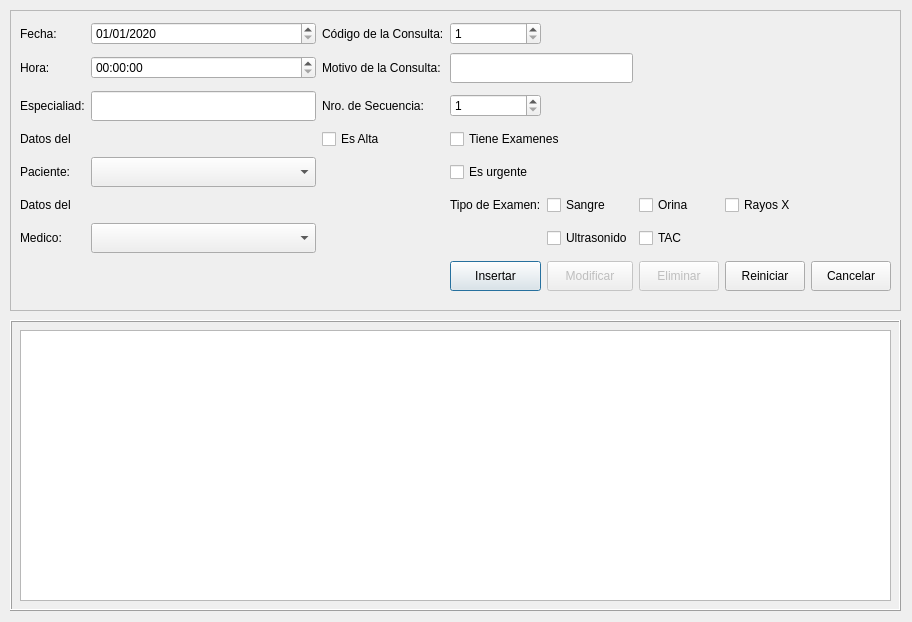
<?xml version="1.0" encoding="UTF-8"?>
<ui version="4.0">
 <class>Dialog</class>
 <widget class="QDialog" name="Dialog">
  <property name="geometry">
   <rect>
    <x>0</x>
    <y>0</y>
    <width>912</width>
    <height>622</height>
   </rect>
  </property>
  <property name="minimumSize">
   <size>
    <width>912</width>
    <height>622</height>
   </size>
  </property>
  <property name="maximumSize">
   <size>
    <width>912</width>
    <height>622</height>
   </size>
  </property>
  <property name="windowTitle">
   <string/>
  </property>
  <property name="windowIcon">
   <iconset>
    <normaloff>Qt.png</normaloff>Qt.png</iconset>
  </property>
  <widget class="QFrame" name="frame_2">
   <property name="geometry">
    <rect>
     <x>10</x>
     <y>320</y>
     <width>891</width>
     <height>291</height>
    </rect>
   </property>
   <property name="frameShape">
    <enum>QFrame::Box</enum>
   </property>
   <property name="frameShadow">
    <enum>QFrame::Raised</enum>
   </property>
   <widget class="QTableWidget" name="tablaTurnos">
    <property name="geometry">
     <rect>
      <x>10</x>
      <y>10</y>
      <width>871</width>
      <height>271</height>
     </rect>
    </property>
    <property name="editTriggers">
     <set>QAbstractItemView::NoEditTriggers</set>
    </property>
    <property name="selectionBehavior">
     <enum>QAbstractItemView::SelectRows</enum>
    </property>
    <property name="columnCount">
     <number>0</number>
    </property>
   </widget>
  </widget>
  <widget class="QFrame" name="frame_3">
   <property name="geometry">
    <rect>
     <x>10</x>
     <y>10</y>
     <width>891</width>
     <height>301</height>
    </rect>
   </property>
   <property name="frameShape">
    <enum>QFrame::StyledPanel</enum>
   </property>
   <property name="frameShadow">
    <enum>QFrame::Sunken</enum>
   </property>
   <widget class="QWidget" name="layoutWidget">
    <property name="geometry">
     <rect>
      <x>10</x>
      <y>10</y>
      <width>871</width>
      <height>281</height>
     </rect>
    </property>
    <layout class="QGridLayout" name="gridLayout">
     <item row="0" column="1">
      <widget class="QDateEdit" name="date_fecha">
       <property name="maximumSize">
        <size>
         <width>16777215</width>
         <height>30</height>
        </size>
       </property>
       <property name="dateTime">
        <datetime>
         <hour>0</hour>
         <minute>0</minute>
         <second>0</second>
         <year>2020</year>
         <month>1</month>
         <day>1</day>
        </datetime>
       </property>
       <property name="maximumDateTime">
        <datetime>
         <hour>23</hour>
         <minute>59</minute>
         <second>59</second>
         <year>7999</year>
         <month>11</month>
         <day>30</day>
        </datetime>
       </property>
       <property name="displayFormat">
        <string>dd/MM/yyyy</string>
       </property>
       <property name="date">
        <date>
         <year>2020</year>
         <month>1</month>
         <day>1</day>
        </date>
       </property>
      </widget>
     </item>
     <item row="2" column="3">
      <widget class="QSpinBox" name="number_secuencia">
       <property name="minimum">
        <number>1</number>
       </property>
      </widget>
     </item>
     <item row="0" column="2">
      <widget class="QLabel" name="label_2">
       <property name="text">
        <string>Código de la Consulta:</string>
       </property>
      </widget>
     </item>
     <item row="1" column="1">
      <widget class="QTimeEdit" name="timeEdit"/>
     </item>
     <item row="0" column="0">
      <widget class="QLabel" name="label_5">
       <property name="text">
        <string>Fecha:</string>
       </property>
      </widget>
     </item>
     <item row="0" column="3">
      <widget class="QSpinBox" name="number_codigo">
       <property name="minimum">
        <number>1</number>
       </property>
      </widget>
     </item>
     <item row="1" column="0">
      <widget class="QLabel" name="label_11">
       <property name="text">
        <string>Hora:</string>
       </property>
      </widget>
     </item>
     <item row="1" column="3" colspan="2">
      <widget class="QLineEdit" name="text_motivo">
       <property name="minimumSize">
        <size>
         <width>0</width>
         <height>30</height>
        </size>
       </property>
       <property name="maximumSize">
        <size>
         <width>370</width>
         <height>30</height>
        </size>
       </property>
      </widget>
     </item>
     <item row="2" column="0">
      <widget class="QLabel" name="label_3">
       <property name="text">
        <string>Especialiad:</string>
       </property>
      </widget>
     </item>
     <item row="3" column="3" colspan="2">
      <widget class="QCheckBox" name="checkBox_examenes">
       <property name="text">
        <string>Tiene Examenes</string>
       </property>
      </widget>
     </item>
     <item row="1" column="2">
      <widget class="QLabel" name="label_4">
       <property name="text">
        <string>Motivo de la Consulta:</string>
       </property>
      </widget>
     </item>
     <item row="2" column="1">
      <widget class="QLineEdit" name="text_especialidadC">
       <property name="minimumSize">
        <size>
         <width>0</width>
         <height>30</height>
        </size>
       </property>
       <property name="maximumSize">
        <size>
         <width>370</width>
         <height>30</height>
        </size>
       </property>
      </widget>
     </item>
     <item row="3" column="2">
      <widget class="QCheckBox" name="checkBox_alta">
       <property name="text">
        <string>Es Alta</string>
       </property>
      </widget>
     </item>
     <item row="2" column="2">
      <widget class="QLabel" name="label_6">
       <property name="text">
        <string>Nro. de Secuencia:</string>
       </property>
      </widget>
     </item>
     <item row="4" column="3">
      <widget class="QCheckBox" name="checkBox_urgente">
       <property name="text">
        <string>Es urgente</string>
       </property>
      </widget>
     </item>
     <item row="7" column="4">
      <widget class="QCheckBox" name="checkBox_ultrasonido">
       <property name="text">
        <string>Ultrasonido</string>
       </property>
      </widget>
     </item>
     <item row="7" column="5">
      <widget class="QCheckBox" name="checkBox_tac">
       <property name="text">
        <string>TAC</string>
       </property>
      </widget>
     </item>
     <item row="5" column="3">
      <widget class="QLabel" name="label_7">
       <property name="text">
        <string>Tipo de Examen:</string>
       </property>
      </widget>
     </item>
     <item row="5" column="4">
      <widget class="QCheckBox" name="checkBox_sangre">
       <property name="text">
        <string>Sangre</string>
       </property>
      </widget>
     </item>
     <item row="5" column="5">
      <widget class="QCheckBox" name="checkBox_orina">
       <property name="text">
        <string>Orina</string>
       </property>
      </widget>
     </item>
     <item row="5" column="6">
      <widget class="QCheckBox" name="checkBox_rayos">
       <property name="text">
        <string>Rayos X</string>
       </property>
      </widget>
     </item>
     <item row="8" column="3">
      <widget class="QPushButton" name="btn_add">
       <property name="minimumSize">
        <size>
         <width>0</width>
         <height>30</height>
        </size>
       </property>
       <property name="cursor">
        <cursorShape>PointingHandCursor</cursorShape>
       </property>
       <property name="text">
        <string>Insertar</string>
       </property>
      </widget>
     </item>
     <item row="8" column="4">
      <widget class="QPushButton" name="btn_edit">
       <property name="enabled">
        <bool>false</bool>
       </property>
       <property name="minimumSize">
        <size>
         <width>0</width>
         <height>30</height>
        </size>
       </property>
       <property name="cursor">
        <cursorShape>PointingHandCursor</cursorShape>
       </property>
       <property name="text">
        <string>Modificar</string>
       </property>
      </widget>
     </item>
     <item row="8" column="5">
      <widget class="QPushButton" name="btn_delete">
       <property name="enabled">
        <bool>false</bool>
       </property>
       <property name="minimumSize">
        <size>
         <width>0</width>
         <height>30</height>
        </size>
       </property>
       <property name="cursor">
        <cursorShape>PointingHandCursor</cursorShape>
       </property>
       <property name="text">
        <string>Eliminar</string>
       </property>
      </widget>
     </item>
     <item row="8" column="6">
      <widget class="QPushButton" name="btn_reset">
       <property name="minimumSize">
        <size>
         <width>0</width>
         <height>30</height>
        </size>
       </property>
       <property name="cursor">
        <cursorShape>PointingHandCursor</cursorShape>
       </property>
       <property name="text">
        <string>Reiniciar</string>
       </property>
      </widget>
     </item>
     <item row="8" column="7">
      <widget class="QPushButton" name="btn_cancel">
       <property name="minimumSize">
        <size>
         <width>0</width>
         <height>30</height>
        </size>
       </property>
       <property name="cursor">
        <cursorShape>PointingHandCursor</cursorShape>
       </property>
       <property name="text">
        <string>Cancelar</string>
       </property>
      </widget>
     </item>
     <item row="3" column="0">
      <widget class="QLabel" name="label_8">
       <property name="text">
        <string>Datos del</string>
       </property>
      </widget>
     </item>
     <item row="4" column="0">
      <widget class="QLabel" name="label_15">
       <property name="minimumSize">
        <size>
         <width>58</width>
         <height>0</height>
        </size>
       </property>
       <property name="maximumSize">
        <size>
         <width>58</width>
         <height>16777215</height>
        </size>
       </property>
       <property name="text">
        <string>Paciente:</string>
       </property>
      </widget>
     </item>
     <item row="4" column="1">
      <widget class="QComboBox" name="combo_paciente">
       <property name="minimumSize">
        <size>
         <width>0</width>
         <height>30</height>
        </size>
       </property>
       <property name="cursor">
        <cursorShape>PointingHandCursor</cursorShape>
       </property>
      </widget>
     </item>
     <item row="5" column="0">
      <widget class="QLabel" name="label_9">
       <property name="text">
        <string>Datos del</string>
       </property>
      </widget>
     </item>
     <item row="7" column="1">
      <widget class="QComboBox" name="combo_medico">
       <property name="minimumSize">
        <size>
         <width>0</width>
         <height>30</height>
        </size>
       </property>
       <property name="cursor">
        <cursorShape>PointingHandCursor</cursorShape>
       </property>
      </widget>
     </item>
     <item row="7" column="0">
      <widget class="QLabel" name="label">
       <property name="text">
        <string>Medico:</string>
       </property>
      </widget>
     </item>
    </layout>
   </widget>
  </widget>
 </widget>
 <resources/>
 <connections/>
</ui>
